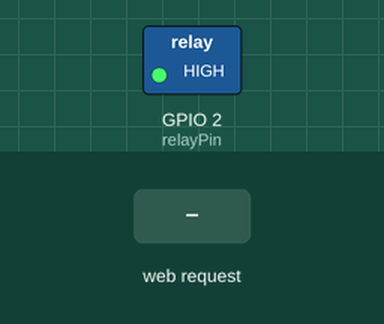
Simulated run of this sketch. Board: ESP8266 (NodeMCU). On the bench: switched loads named in the sketch (green lamp = pin HIGH). Inputs (shaded band) come from the test bench. WiFi joins after 1.5 s; servers stay silent unless stated; what the sketch prints to the serial monitor is not drawn.

Above: at 2.7 s.
2.8 s: HTTP request GET /RELAY=ON received
At 4.0 s:
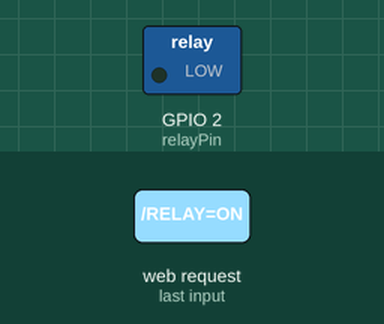
4.3 s: HTTP request GET /RELAY=OFF received
At 5.2 s:
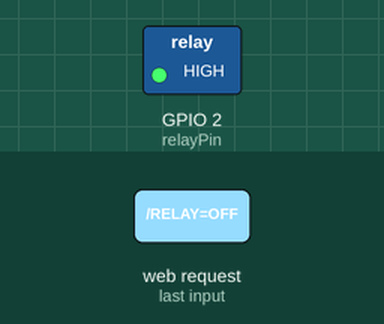
Timing chart, 0 to 7.3 s (numbered marks = the images above; inputs shaded):
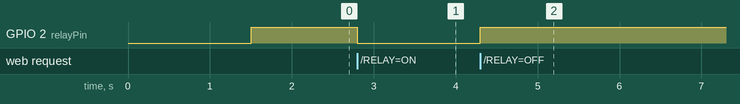

The sketch:

code_smart_relay.ino
```cpp
#include <ESP8266WiFi.h>

const char* ssid = "ssid";
const char* password = "password";

const int relayPin = 2; // GPIO2 is connected to the relay module

WiFiServer server(1521);

void setup() {
  Serial.begin(115200);
  WiFi.begin(ssid, password);

  while (WiFi.status() != WL_CONNECTED) {
    delay(500);
    Serial.print(".");
  }
  Serial.println("WiFi connected");
  server.begin();

  pinMode(relayPin, OUTPUT);
  digitalWrite(relayPin, HIGH); // Initialize relay as off
}

void loop() {
  WiFiClient client = server.available();
  if (!client) {
    return;
  }

  String request = client.readStringUntil('\r');
  client.flush();

  if (request.indexOf("/RELAY=ON") != -1) {
    digitalWrite(relayPin, LOW);
  } else if (request.indexOf("/RELAY=OFF") != -1) {
    digitalWrite(relayPin, HIGH);
  }

  client.println("HTTP/1.1 200 OK");
  client.println("Content-Type: text/html");
  client.println("");
  client.println("<!DOCTYPE HTML>");
  client.println("<html>");
  client.println("Relay is now " + String(digitalRead(relayPin) == LOW ? "OFF" : "ON"));
  client.println("</html>");
}
```

Measured:
- after the input at 2.8 s, GPIO 2 (relayPin): HIGH → LOW at once
- after the input at 4.3 s, GPIO 2 (relayPin): LOW → HIGH at once
